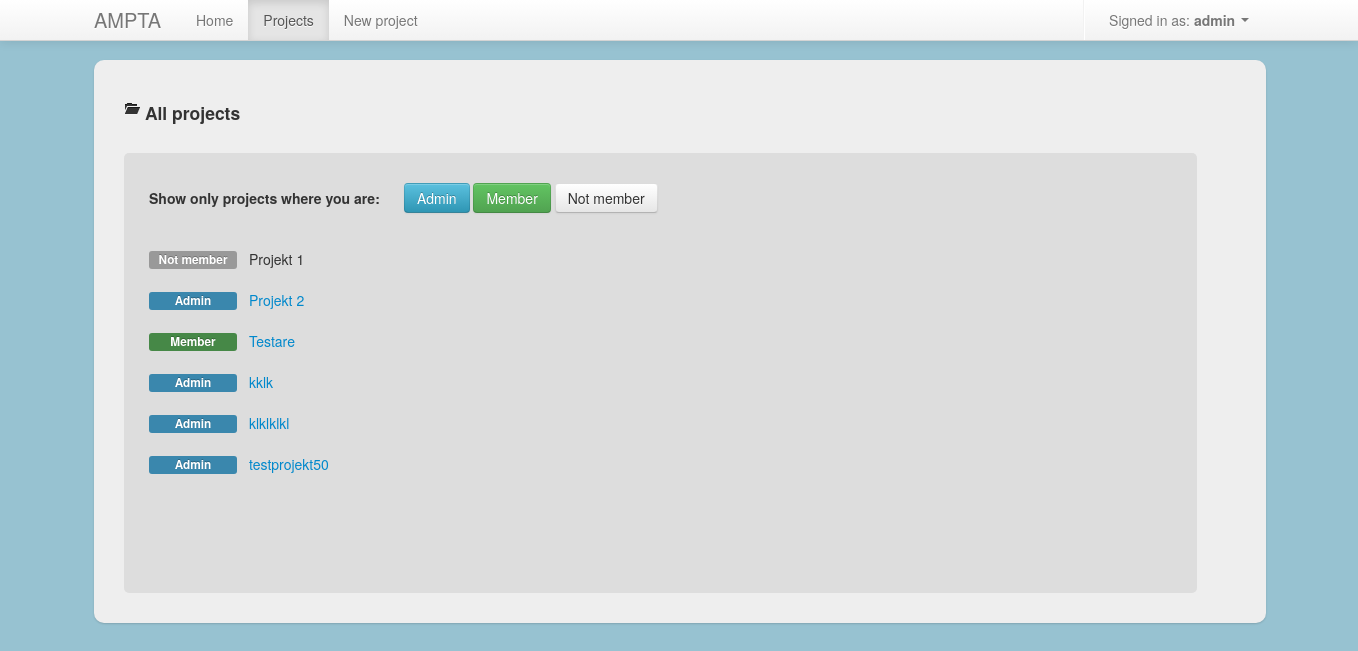
Page /projects/ (signed in) on the committed database.
### project_app/models.py (models this page shows, shortened)
class Project(models.Model):
	name = models.CharField(max_length = 50)
	description = models.TextField()
	start_date = models.DateField('Start date')
	end_date = models.DateField('End date')
	date_added = models.DateField()
	date_updated = models.DateField()
	added_by_user = models.ForeignKey(User)
	users = models.ManyToManyField(User, related_name='projects')
	def __unicode__(self):
		return self.name

### project_app/views.py (the view)
# urls.py: url(r'^projects/$', 'project_app.views.project_list', name="project_list"),
@login_required
def project_list(request):
	projects = get_list_or_404(Project.objects.order_by('name'))
	return render(request, 'projects/list.html', {"projects" : projects, "headline" : "All projects"})

### project_app/templatetags/custom_filters.py (called while the page is built)
@register.filter(name='ownership')
def ownership(project, user):
	return project.added_by_user == user

@register.filter(name='membership')
def membership(project, user):
	return project.users.filter(id=user.id).exists()

### templates/projects/list.html (shortened to what this page needs)
{% extends 'shared/base.html' %}
{% load custom_filters %}
{% block content %}
	<h4><li><i class="icon-folder-open"></i> {{ headline }}</li></h4>
	<div id="project_area">
		<h5>Show only projects where you are:</h5>
		<div id="filter_div">
			<a class="btn btn-info" href="{% url project_list_filtered 'admin' %}">Admin</a>
			<a class="btn btn-success" href="{% url project_list_filtered 'member' %}">Member</a>
			<a class="btn" href="{% url project_list_filtered 'nonmember' %}">Not member</a>
		</div>
		{% for project in projects %}
			{% if project|ownership:user %}
				<div class="users_project label label-info">
					Admin
				</div>
				<div class="link"><a href="{% url show_project project.id %}">{{ project }}</a><br/></div>
			{% else %}
				{% if project|membership:user %}
					<div class="users_project label label-success">
						Member
					</div>
					<div class="link"><a href="{% url show_project project.id %}">{{ project }}</a><br/></div>
				{% else %}
					<div class="users_project label label-error">
						Not member
					</div>
					<div class="link">{{ project }}<br/></div>
				{% endif %}
			{% endif %}
		{% endfor %}
	</div>
{% endblock %}

### templates/shared/base.html (shortened to what this page needs)
<!doctype html>
<html>
  <head>
    {% block stylesheet %}
          <link rel="stylesheet" type="text/css" href="global.css" />
    {% endblock %}
    <link href="/static/css/bootstrap.css" rel="stylesheet">
    <link href="/static/css/global.css" rel="stylesheet">
    <link href="/static/css/ui/jquery-ui-1.10.1.custom.css" rel="stylesheet">
    <link href="/static/css/bootstrap-responsive.css" rel="stylesheet">
  </head>
  <body>
    <header class="navbar navbar-fixed-top">
      <nav class="navbar-inner">
        <div class="container">
          <div class="nav-collapse">
            <ul class="nav">
              <a class="brand">AMPTA</a>
              <li id="home" class="menu_option active"><a href="{% url home %}">Home</a></li>
              <li id="projects" class="menu_option"><a href="{% url project_list %}">Projects</a></li>
              <li id="new_project" class="menu_option"><a href="{% url project_add %}">New project</a></li>
            </ul>
            {% if user.is_authenticated %}
            <ul class="nav pull-right">
              <li class="divider-vertical"></li>
              <li class="dropdown">
                  <a class="dropdown-toggle" href="#" data-toggle="dropdown">Signed in as: <strong> {{ user }} </strong><strong class="caret"></strong></a>
              </li>
            </ul>
          </div>
          {% endif %}
        </div>
      </nav>
    </header>
    <div id="main" role="main">
      <div class="container">
        <div class="content">
              {% block content %}{% endblock %}
        </div>
      </div>
    </div>
  </body>
</html>

### src/css/global.css (style rules this page uses)
body { background-color: #97C2D1 !important; }
ul, li { list-style-type: none; }
.link { position: relative; left: 100px; top: -20px; }
.users_project { width: 80px; text-align: center; }
.container > .content { width: 95%; float: left; min-height: 500px; background-color: #eee; padding: 30px; -webkit-border-radius: 10px 10px 10px 10px; -moz-border-radius: 10px 10px 10px 10px; border-radius: 10px 10px 10px 10px; -webkit-box-shadow: 0 1px 2px rgba(0,0,0,.15); -moz-box-shadow: 0 1px 2px rgba(0,0,0,.15); box-shadow: 0 1px 2px rgba(0,0,0,.15); }
#project_area { border-radius: 5px; background: #ddd; width: 92%; min-height: 390px; margin-top: 30px; padding: 25px 25px 25px 25px; position: relative; }
#filter_div { position: relative; top: -35px; left: 255px; }

### templates/shared/base.html (style rules this page uses)
body { padding-top: 60px; padding-bottom: 40px; }

### rows in the picture
Project: name "Projekt 1"
Project: name "Projekt 2"
Project: name "Testare"
Project: name "kklk"
Project: name "klklklkl"
Project: name "testprojekt50"

### other values in the picture
{{ user }} "admin"
{{ headline }} "All projects"
